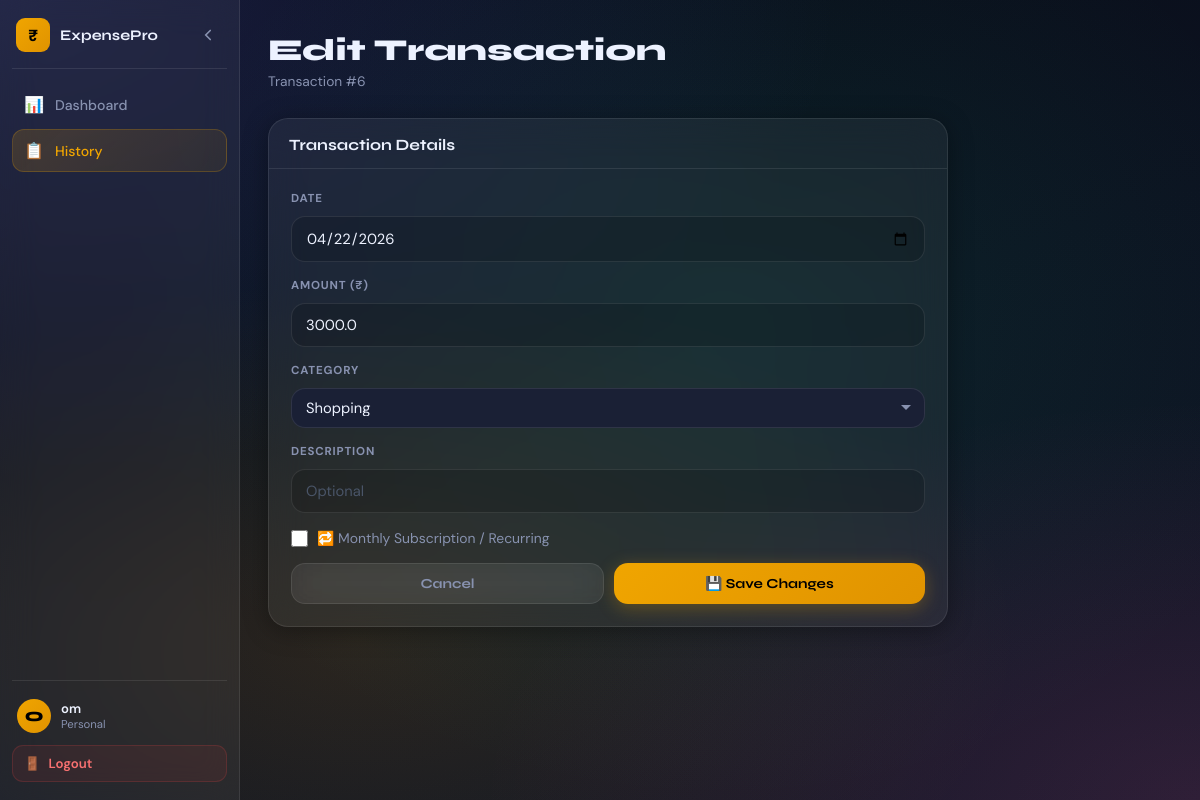
Screenshot of /edit_transaction/6 (signed in) with the database file from the repository.
### tables this page shows
CREATE TABLE transactions (
                id INTEGER PRIMARY KEY AUTOINCREMENT,
                user_id INTEGER NOT NULL,
                date TEXT NOT NULL,
                amount REAL NOT NULL,
                category TEXT NOT NULL,
                description TEXT,
                is_recurring INTEGER DEFAULT 0,
                created_at TIMESTAMP DEFAULT CURRENT_TIMESTAMP,
                FOREIGN KEY (user_id) REFERENCES users(id)
            );

### app.py (the view, shortened to what this page needs)
@app.route('/edit_transaction/<int:tid>', methods=['GET','POST'])
@login_required
def edit_transaction(tid):
    uid = session['user_id']
    with get_db() as conn:
        t = conn.execute('SELECT * FROM transactions WHERE id=? AND user_id=?',(tid,uid)).fetchone()
        if not t: return redirect(url_for('history'))
    user = conn.execute('SELECT * FROM users WHERE id=?',(uid,)).fetchone()
    return render_template('edit_transaction.html', t=t, categories=get_all_categories(uid), user=user)

### app.py (called while the page is built)
def get_db():
    conn = sqlite3.connect(DATABASE)
    conn.row_factory = sqlite3.Row
    return conn

def get_all_categories(user_id):
    with get_db() as conn:
        rows = conn.execute(
            "SELECT DISTINCT category FROM custom_categories WHERE user_id=? ORDER BY category",
            (user_id,)).fetchall()
    custom = [r['category'] for r in rows]
    return CATEGORIES + [c for c in custom if c not in CATEGORIES]

def login_required(f):
    @wraps(f)
    def decorated(*args, **kwargs):
        if 'user_id' not in session:
            return redirect(url_for('login'))
        return f(*args, **kwargs)
    return decorated

### templates/edit_transaction.html (shortened to what this page needs)
{% extends "base.html" %}
{% block body %}
<div class="app-shell">
  <aside class="sidebar" id="sidebar">
    <div class="sidebar-top">
      <div class="sidebar-brand">
        <div class="sidebar-brand-icon">₹</div>
        <span class="sidebar-brand-name">ExpensePro</span>
      </div>
      <button class="sidebar-toggle" id="sidebarToggle">
        <svg width="18" height="18" viewBox="0 0 24 24" fill="none" stroke="currentColor" stroke-width="2.2" stroke-linecap="round"><polyline points="15 18 9 12 15 6"/></svg>
      </button>
    </div>
    <nav class="nav">
      <a href="/dashboard" class="nav-item" data-tip="Dashboard"><span class="nav-icon">📊</span><span class="nav-label">Dashboard</span></a>
      <a href="/history"   class="nav-item active" data-tip="History"><span class="nav-icon">📋</span><span class="nav-label">History</span></a>
    </nav>
    <div class="sidebar-footer">
      <div class="user-chip">
        <div class="user-av">{{ session.username[0].upper() }}</div>
        <div class="user-info"><div class="user-name">{{ session.username }}</div><div class="user-role">Personal</div></div>
      </div>
      <a href="/logout" class="logout-btn"><span>🚪</span><span class="logout-label">Logout</span></a>
    </div>
  </aside>
  <main class="main" id="mainContent">
    <div class="page-header fade-up">
      <div><h1 class="page-title">Edit Transaction</h1><p class="page-sub">Transaction #{{ t.id }}</p></div>
    </div>
    <div class="settings-wrap">
      <div class="settings-card card glass fade-up d1">
        <div class="card-hdr"><h3>Transaction Details</h3></div>
        <form method="POST" class="settings-body">
          <div class="fg"><label>Date</label><input type="date" name="date" value="{{ t.date }}" required></div>
          <div class="fg"><label>Amount (₹)</label><input type="number" name="amount" step="0.01" min="0.01" value="{{ t.amount }}" required></div>
          <div class="fg">
            <label>Category</label>
            <select name="category" required>
              {% for cat in categories %}<option value="{{ cat }}" {% if t.category==cat %}selected{% endif %}>{{ cat }}</option>{% endfor %}
            </select>
          </div>
          <div class="fg"><label>Description</label><input type="text" name="description" value="{{ t.description or '' }}" placeholder="Optional"></div>
          <div class="checkbox-row">
            <input type="checkbox" name="is_recurring" id="editRec" value="1" {% if t.is_recurring %}checked{% endif %}>
            <label for="editRec">🔁 Monthly Subscription / Recurring</label>
          </div>
          <div class="btn-row">
            <a href="/history" class="btn btn-ghost">Cancel</a>
            <button type="submit" class="btn btn-primary">💾 Save Changes</button>
          </div>
        </form>
      </div>
    </div>
  </main>
</div>
{% endblock %}

### rows the page displays
transactions: id "6", date "04/22/2026", amount "3000.0", category "Shopping"

### other values shown
{{ session.username[0].upper() }} "O"
{{ session.username }} "om"
